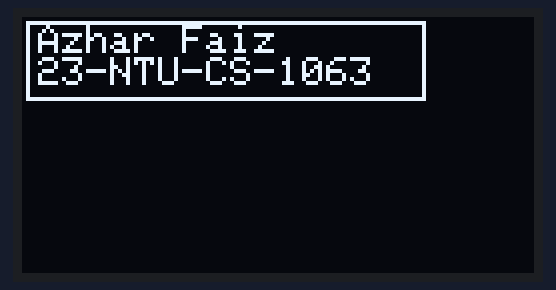
The program below on a simulated ESP32. On the bench: 128×64 one-colour display.

Above: at 0.1 s.

The program:

main.cpp
```cpp
#include <Arduino.h>
#include <Wire.h>
#include <Adafruit_GFX.h>
#include <Adafruit_SSD1306.h>

// ---- OLED setup ----
#define SCREEN_WIDTH 128
#define SCREEN_HEIGHT 64
#define OLED_ADDR 0x3C


Adafruit_SSD1306 display(SCREEN_WIDTH, SCREEN_HEIGHT, &Wire, -1);

void DisplayNameandRec() {

  display.setTextColor(SSD1306_WHITE);
  display.setCursor(4,2);
  display.setTextSize(1);
  display.println("Azhar Faiz");
  display.setCursor(4,10);
  display.println("23-NTU-CS-1063");
  // Rectangles
  display.drawRect(1, 1, 100, 20, SSD1306_WHITE);
}


void setup() {
  Wire.begin(21, 22); // ESP32 default I2C pins (SDA=21, SCL=22)

  if (!display.begin(SSD1306_SWITCHCAPVCC, OLED_ADDR)) {
    // If it fails, check wiring and address (0x3C/0x3D)
    for (;;);
  }
}

void loop() {
  display.clearDisplay();
  DisplayNameandRec();
  display.display();
  delay(2000);

}
```
